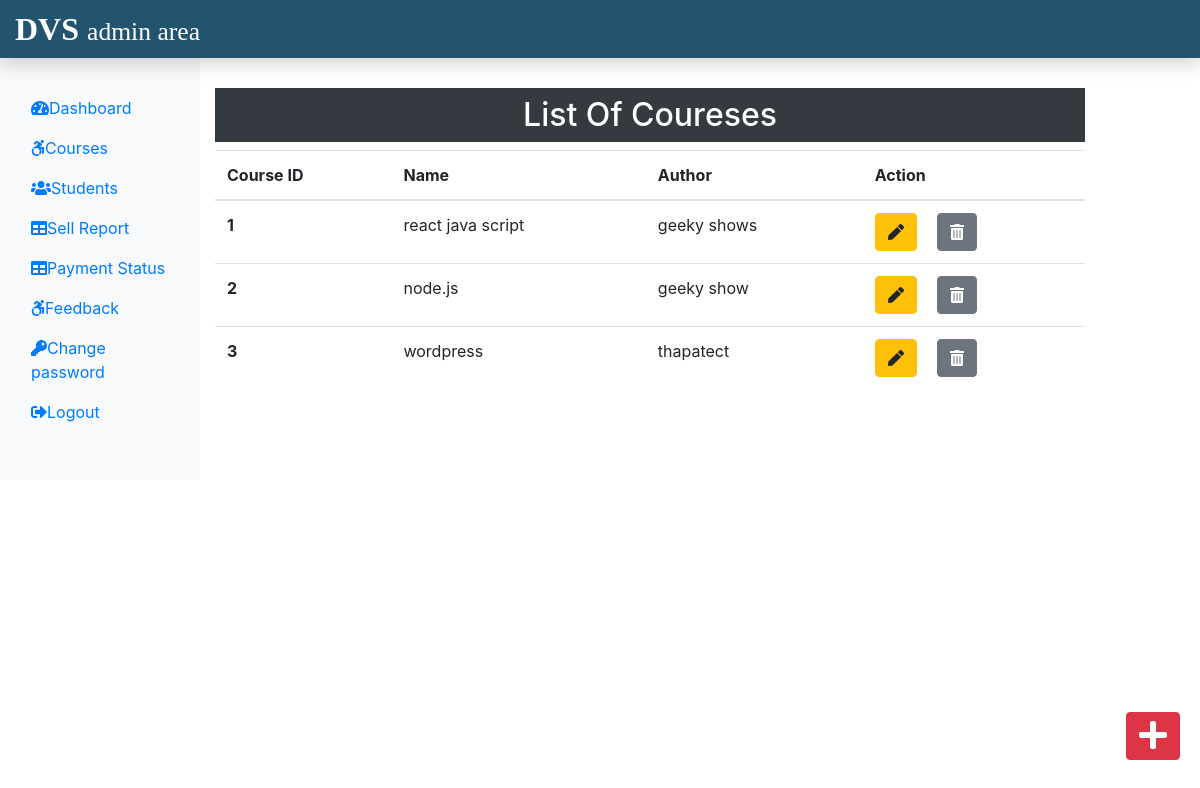
Screenshot of /data/admin/courses.php with the database file from the repository.
### tables this page shows
CREATE TABLE `course` (
  `c_id` int(11) NOT NULL,
  `c_name` text NOT NULL,
  `c_desc` text NOT NULL,
  `c_author` varchar(255) NOT NULL,
  `c_img` text NOT NULL,
  `c_duration` text NOT NULL,
  `c_price` int(11) NOT NULL,
  `c_org_price` int(11) NOT NULL
);

### data/admin/courses.php (the view, shortened to what this page needs)
<?php
include('../admin/admininclude/header.php');
include('../dbconn.php');
?>
<div class="col-sm-9 mt-5">
<h2 class="bg-dark text-white p-2" style="text-align:center;">List Of Coureses</h2>
<?php
$sql="SELECT*FROM course";
$result=$conn->query($sql);
if($result->num_rows>0){
?>
<table class="table">
<thead >
<tr>
<th scope="col"> Course ID</th>
<th scope="col">Name</th>
<th scope="col">Author</th>
<th scope="col">Action</th>
</tr>
</thead>
<tbody><?php
while($row=$result->fetch_assoc()){
  echo '<tr>';
 echo '<th scope="row">'.$row['c_id'].'</th>';
 echo  '<td>'.$row['c_name'].'</td>';
 echo '<td>'.$row['c_author'].'</td>';
 echo' <td>';
 echo'
 <form action="editcourse.php" method="Post" class="d-inline">
 <input type="hidden" name="id" value='.$row["c_id"].'>
<button  type="submit" class="btn btn-warning mr-3" name="view" value="view"><i class="fas fa-pen"></i>
</button>
</form>
<form action="" method="Post" class="d-inline">
<input type="hidden" name="id" value='.$row["c_id"].'>
<button  type="submit" class="btn btn-secondary" name="delete" value="delete"><i class="fas fa-trash-alt"></i></button>
</form>
</td>
 </tr>';
}
 ?>
</tbody>
</table>
<?php }else{
  echo "0 results";
}
?>
</div>
</div>
<div>
<a class=" btn btn-danger box" href="./addcourse.php"><i class="fas fa-plus fa-2x"></i></a>
</div>
<?php
include('../admin/admininclude/footer.php');
?>

### css/all.css (style rules this page uses)
.fa-2x { font-size: 2em; }
.fa-pen:before { content: "\f304"; }
.fa-plus:before { content: "\f067"; }
.fa-trash-alt:before { content: "\f2ed"; }

### css/adminstyle.css (style rules this page uses)
.box { position: fixed; bottom: 10px; right:20px; margin-bottom:30px; }

### rows the page displays
course: c_id "1", c_name "react java script", c_author "geeky shows"
course: c_id "2", c_name "node.js", c_author "geeky show"
course: c_id "3", c_name "wordpress", c_author "thapatect"
